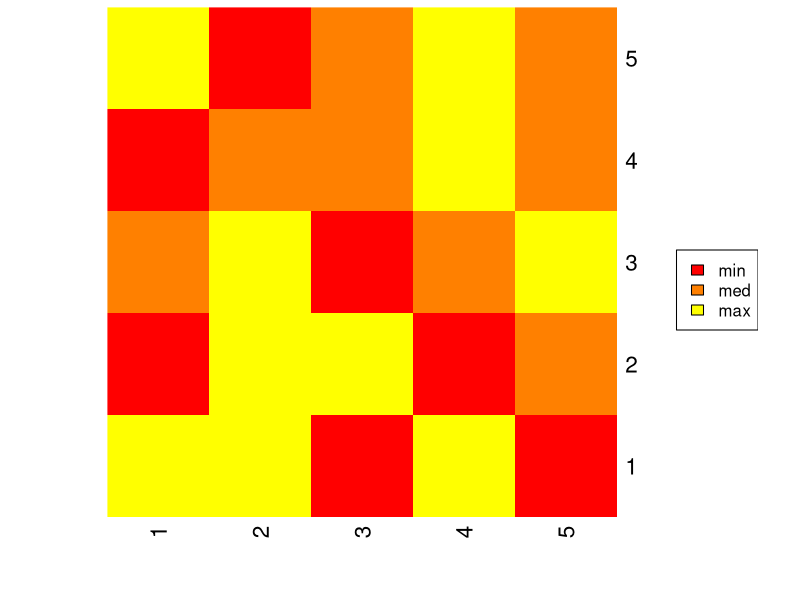

R code for this plot:
# Create data matrix
A <- matrix(rnorm(25, 0, 5), nrow = 5, ncol = 5)  
print(A)

# Plot a heatmap 
heatmap(A,Rowv=NA,Colv=NA,col=heat.colors(3))

# Plot a corresponding legend
legend(x="right", legend=c("min", "med", "max"),fill=heat.colors(3))